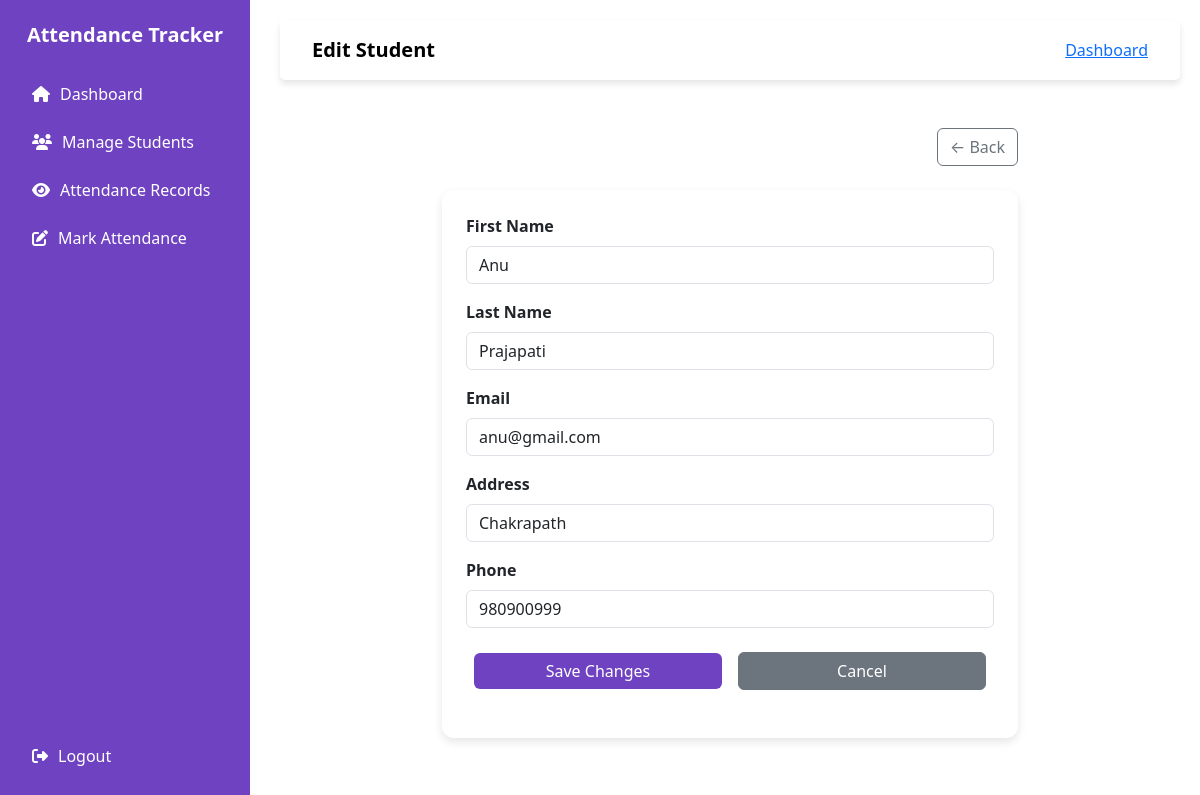
/update/2, run on an earlier commit of the app's database.
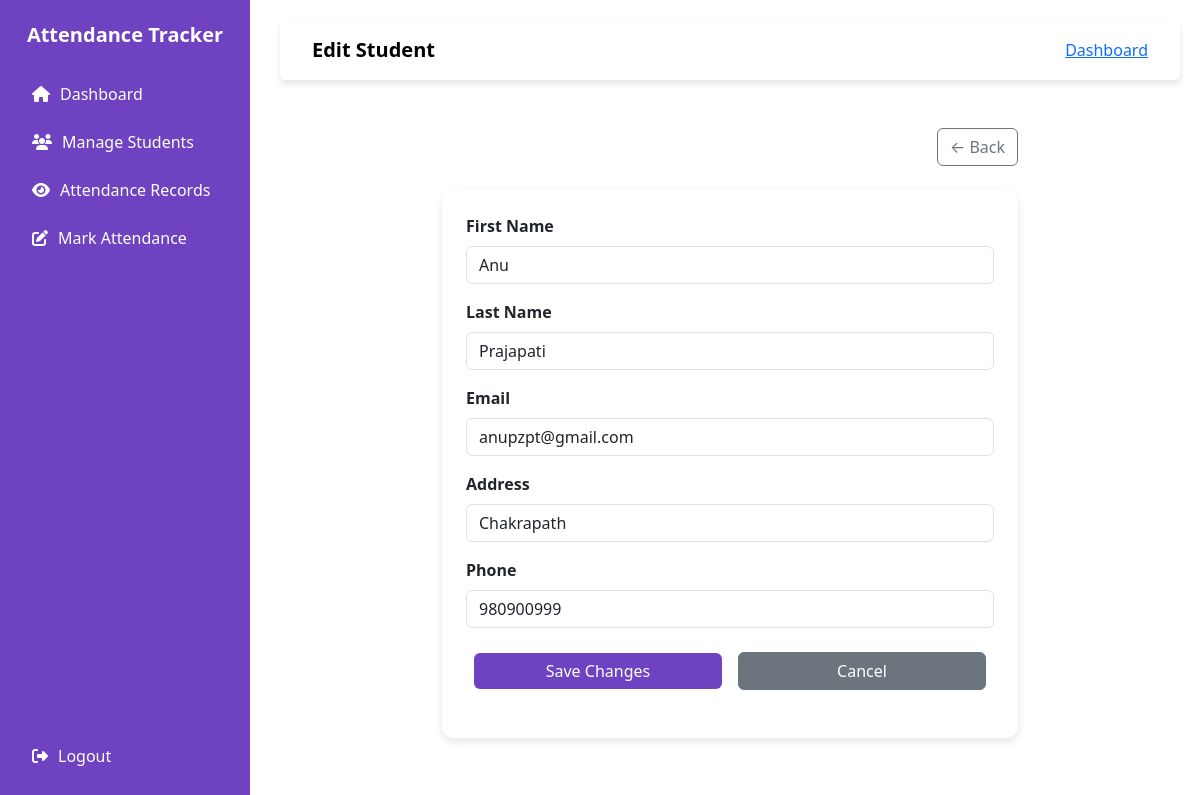
And on a later commit of the database.
### models.py (models this page shows)
class Student(db.Model):
    id = db.Column(db.Integer, primary_key = True)
    student_id = db.Column(db.String(20), unique=True, nullable=False)  # Custom ID
    first_name = db.Column(db.String(150), nullable=False)
    last_name = db.Column(db.String(150), nullable=False)
    email = db.Column(db.String(100), unique=True, nullable=False)
    address = db.Column(db.Text, nullable=False)
    phone = db.Column(db.String(15), unique=True, nullable=False)

### app.py (the view)
@app.route('/update/<int:id>', methods = ["GET", "POST"])
def update(id):
    student = Student.query.get_or_404(id)
    if request.method == 'POST':
        student.first_name = request.form['first_name']
        student.last_name = request.form['last_name']
        student.email = request.form['email']
        student.phone = request.form['phone']
        student.address = request.form['address']
        try:
            db.session.commit()
            flash("Student details updated successfully!", "success")
            return redirect(url_for('view_student'))
        except Exception as e:
            flash(f"Error: There was an issue while updating student details! {e}", "danger")
    else:
        return render_template('student/edit_student.html', student = student)

### templates/student/edit_student.html (shortened to what this page needs)
{% extends "base.html" %}
{% block nav_title%}Edit Student {% endblock%}
{% block content %}
<div class="container mt-5">
    <div class="d-flex justify-content-between align-items-center">
        <a href="{{ url_for('view_student') }}" class="btn btn-outline-secondary">← Back </a>
    </div>
    <div class="card mt-4 p-4">
        <form action="{{url_for('update', id = student.id)}}" method="POST">
            <div class="mb-3">
                <label class="form-label fw-semibold">First Name</label>
                <input type="text" name="first_name" class="form-control" value="{{student.first_name}}">
            </div>
            <div class="mb-3">
                <label class="form-label fw-semibold">Last Name</label>
                <input type="text" name="last_name" class="form-control" value="{{student.last_name}}">
            </div>
            <div class="mb-3">
                <label class="form-label fw-semibold">Email</label>
                <input type="email" name="email" class="form-control" value="{{student.email}}">
            </div>
            <div class="mb-3">
                <label class="form-label fw-semibold">Address</label>
                <input type="text" name="address" class="form-control" value="{{student.address}}">
            </div>
            <div class="mb-3">
                <label class="form-label fw-semibold">Phone</label>
                <input type="number" name="phone" class="form-control" value="{{student.phone}}">
            </div>
            <div class="d-flex justify-content-between align-items-center mb-3">
                <button type="submit" class="btn btn-success w-50 ml-3 m-2">Save Changes</button>
                <a href="{{ url_for('view_student') }}" class="btn btn-secondary w-50 m-2">Cancel</a>
            </div>
        </form>
    </div>
</div>
{% endblock %}

What changed in the data, as far as the page shows it:
changed Student "Anu": email "anu@gmail.com" → "anupzpt@gmail.com"
